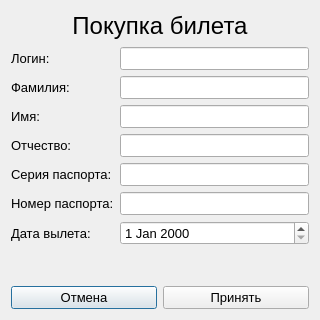
<?xml version="1.0" encoding="UTF-8"?>
<ui version="4.0">
 <class>BuyTicketDialog</class>
 <widget class="QDialog" name="BuyTicketDialog">
  <property name="geometry">
   <rect>
    <x>0</x>
    <y>0</y>
    <width>320</width>
    <height>320</height>
   </rect>
  </property>
  <property name="font">
   <font>
    <pointsize>10</pointsize>
   </font>
  </property>
  <property name="windowTitle">
   <string>Dialog</string>
  </property>
  <layout class="QVBoxLayout" name="verticalLayout">
   <item>
    <widget class="QLabel" name="titleLine">
     <property name="font">
      <font>
       <pointsize>18</pointsize>
      </font>
     </property>
     <property name="text">
      <string>Покупка билета</string>
     </property>
     <property name="alignment">
      <set>Qt::AlignCenter</set>
     </property>
    </widget>
   </item>
   <item>
    <layout class="QFormLayout" name="formLayout">
     <item row="0" column="0">
      <widget class="QLabel" name="loginLabel">
       <property name="text">
        <string>Логин:</string>
       </property>
      </widget>
     </item>
     <item row="1" column="0">
      <widget class="QLabel" name="surnameLabel">
       <property name="text">
        <string>Фамилия:</string>
       </property>
      </widget>
     </item>
     <item row="2" column="0">
      <widget class="QLabel" name="nameLabel">
       <property name="text">
        <string>Имя:</string>
       </property>
      </widget>
     </item>
     <item row="3" column="0">
      <widget class="QLabel" name="midnameLabel">
       <property name="text">
        <string>Отчество:</string>
       </property>
      </widget>
     </item>
     <item row="4" column="0">
      <widget class="QLabel" name="passportSerialLabel">
       <property name="text">
        <string>Серия паспорта:</string>
       </property>
      </widget>
     </item>
     <item row="5" column="0">
      <widget class="QLabel" name="passportNumberLabel">
       <property name="text">
        <string>Номер паспорта:</string>
       </property>
      </widget>
     </item>
     <item row="6" column="0">
      <widget class="QLabel" name="dateDepartureLabel">
       <property name="text">
        <string>Дата вылета:</string>
       </property>
      </widget>
     </item>
     <item row="0" column="1">
      <widget class="QLineEdit" name="loginLine"/>
     </item>
     <item row="1" column="1">
      <widget class="QLineEdit" name="surnameLine"/>
     </item>
     <item row="2" column="1">
      <widget class="QLineEdit" name="nameLine"/>
     </item>
     <item row="3" column="1">
      <widget class="QLineEdit" name="midnameLine"/>
     </item>
     <item row="4" column="1">
      <widget class="QLineEdit" name="passportSerialLine"/>
     </item>
     <item row="5" column="1">
      <widget class="QLineEdit" name="passportNumberLine"/>
     </item>
     <item row="6" column="1">
      <widget class="QDateEdit" name="dateDepartureLine"/>
     </item>
    </layout>
   </item>
   <item>
    <widget class="QLabel" name="errorLabel">
     <property name="text">
      <string/>
     </property>
     <property name="alignment">
      <set>Qt::AlignCenter</set>
     </property>
    </widget>
   </item>
   <item>
    <layout class="QHBoxLayout" name="horizontalLayout">
     <item>
      <widget class="QPushButton" name="rejectButton">
       <property name="text">
        <string>Отмена</string>
       </property>
      </widget>
     </item>
     <item>
      <widget class="QPushButton" name="acceptButton">
       <property name="text">
        <string>Принять</string>
       </property>
      </widget>
     </item>
    </layout>
   </item>
  </layout>
 </widget>
 <resources/>
 <connections/>
</ui>
